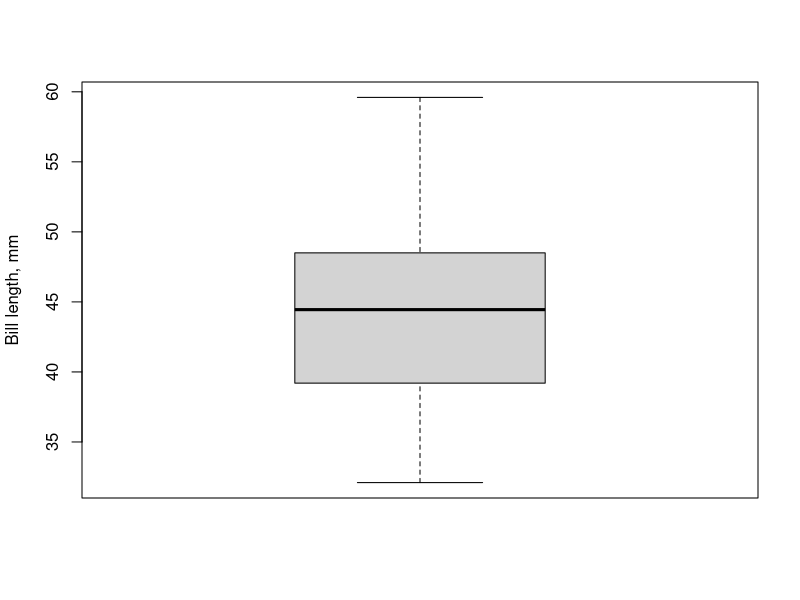

Source code (R):
## ---- chunk 1
data <- read.csv("data/penguins.csv")

x <- data$bill_len

boxplot(x, ylab = "Bill length, mm")
